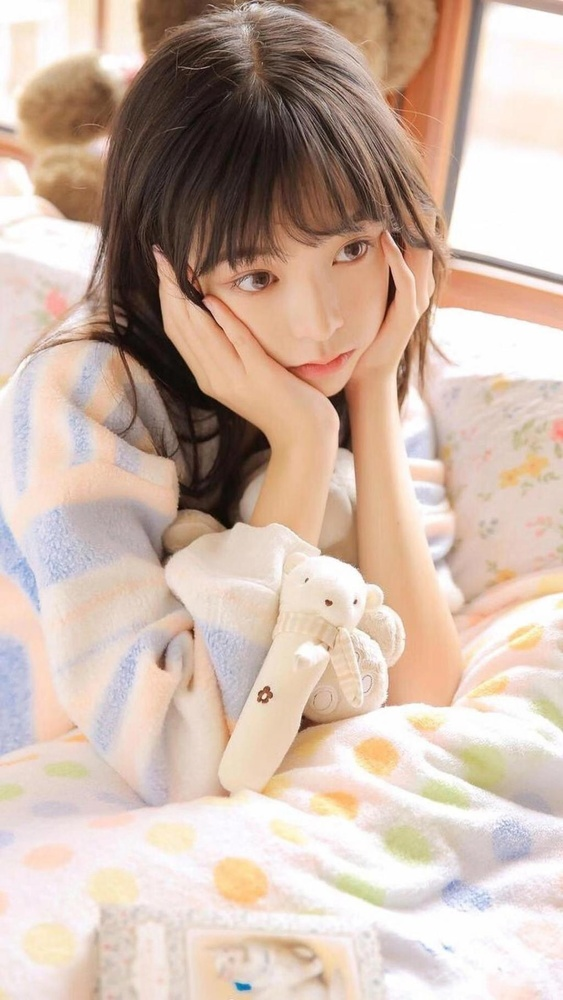
#> input picture img/girl.jpg, 563 x 1000 px, shrunk from 1024 x 1820 before the run, found by its file name
$ python test.py
#> lines starting #> are read from the running program, lines starting #| are printed output that depends on the picture
import cv2 as cv
import numpy as np

src = cv.imread(r"..\img\girl.jpg", cv.IMREAD_COLOR)
#> src is the input picture: shape (1000, 563, 3); mean B, G, R 169.5, 183, 205.3
cv.imshow('lenna', src)
cv.waitKey(0)

blurImg = cv.GaussianBlur(src, (0, 0), sigmaX=15)
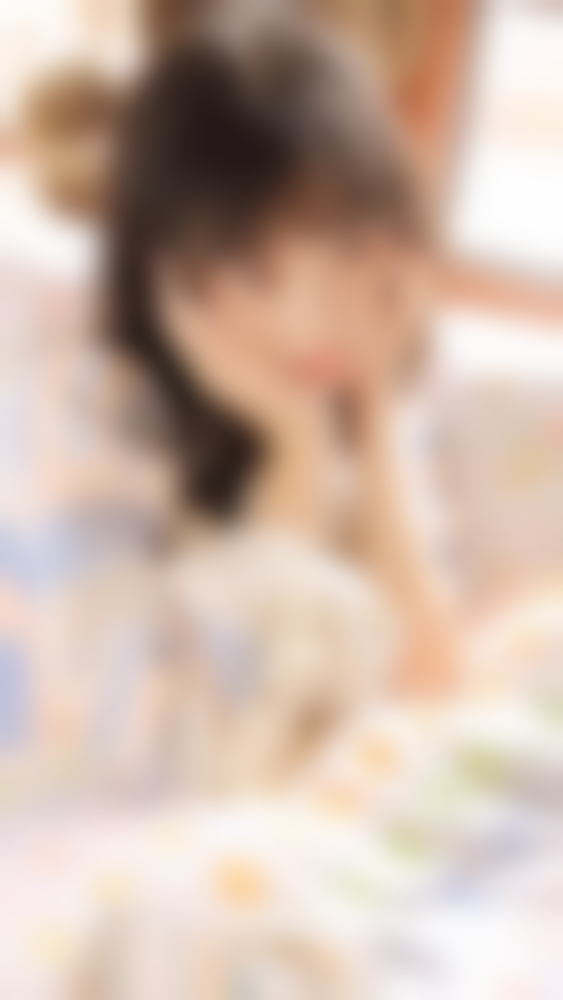
#> blurImg: shape (1000, 563, 3); mean B, G, R 169.5, 183, 205.3
cv.imshow("gray", blurImg)
cv.waitKey(0)

# gray = cv.cvtColor(src, cv.COLOR_RGB2GRAY)
# cv.imshow(gray)

$ run again, with img/OIP-C.jpg copied over img/girl.jpg
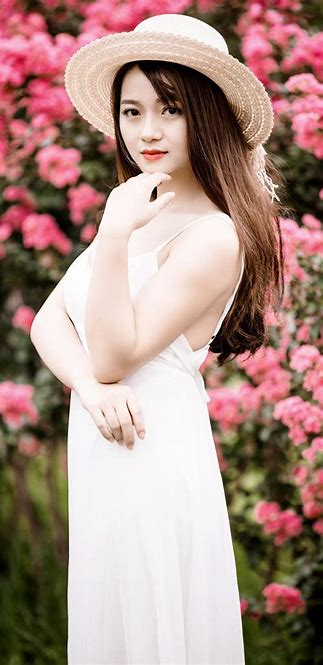
#> input picture img/OIP-C.jpg, 323 x 665 px, found by its file name
#> src is the input picture: shape (665, 323, 3); mean B, G, R 133.9, 142.4, 171.5
#> `blurImg = cv.GaussianBlur(src, (0, 0), sigmaX=15)`:
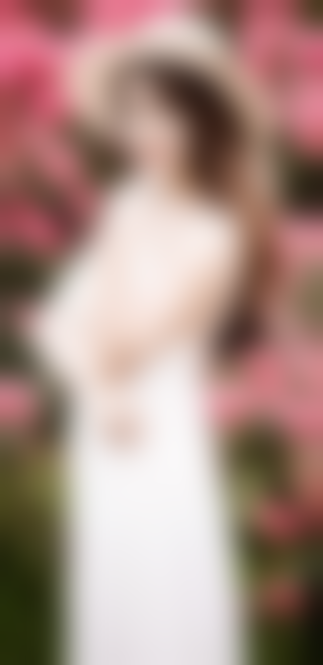
#> blurImg: shape (665, 323, 3); mean B, G, R 133.9, 142.4, 171.5

$ run again, with img/大司马.jpg copied over img/girl.jpg
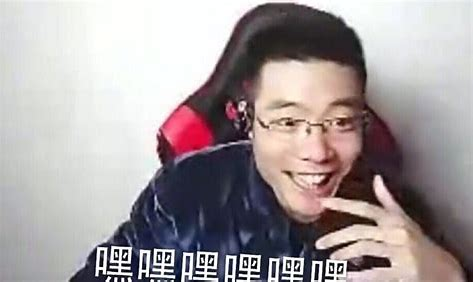
#> input picture img/大司马.jpg, 473 x 282 px, found by its file name
#> src is the input picture: shape (282, 473, 3); mean B, G, R 157.5, 156.1, 165
#> `blurImg = cv.GaussianBlur(src, (0, 0), sigmaX=15)`:
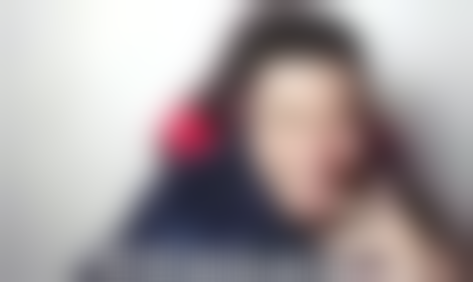
#> blurImg: shape (282, 473, 3); mean B, G, R 157.5, 156.1, 164.9
